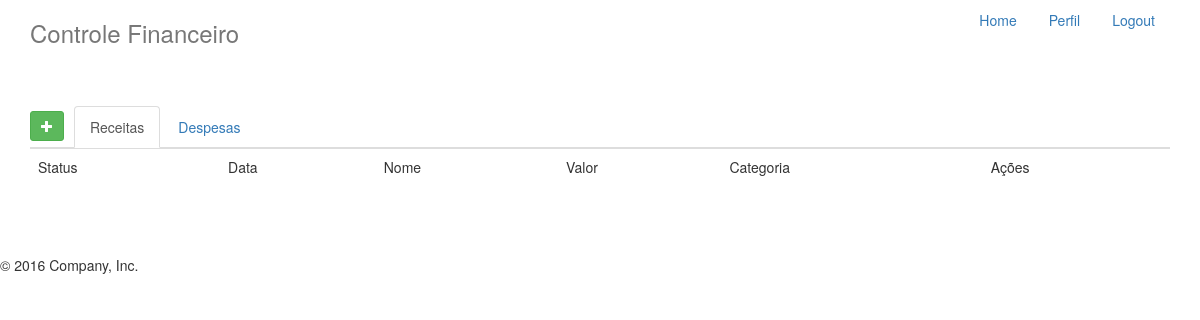
Page /home (signed in) on the earlier database version.
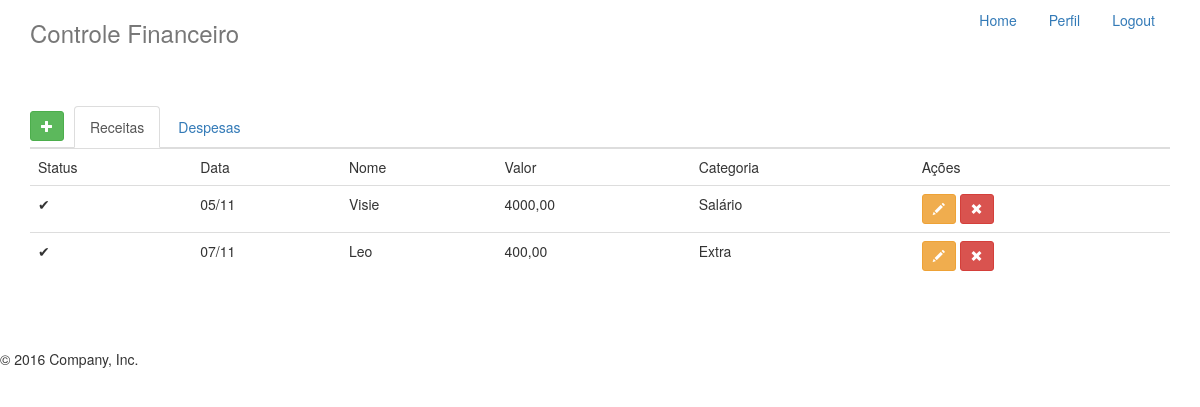
Same page on the later database version.
### app/models/tables.py (models this page shows, shortened)
class Income( db.Model):
    __tablename__ = 'incomes'
    id = db.Column(db.Integer, primary_key=True)
    category_id = db.Column(db.Integer, db.ForeignKey('categories.id'))
    name = db.Column(db.String(50), nullable=False)
    description = db.Column(db.String(100), nullable=True)
    value = db.Column(db.String(100), nullable=False)
    date = db.Column(db.String(10), nullable=False)
    created_on = db.Column(db.DateTime, server_default=db.func.now())
    updated_on = db.Column(db.DateTime, server_default=db.func.now(), server_onupdate=db.func.now())
    category = db.relationship('Category', foreign_keys=category_id)

class Category( db.Model):
    __tablename__ = 'categories'
    id = db.Column(db.Integer, primary_key=True)
    name = db.Column(db.String(50), nullable=False)
    description = db.Column(db.String(100), nullable=True)
    created_on = db.Column(db.DateTime, server_default=db.func.now())
    updated_on = db.Column(db.DateTime, server_default=db.func.now(), server_onupdate=db.func.now())

### app/controllers/default.py (the view)
@app.route('/')
@app.route('/home')
@login_required
def home():
    expenses = Expense.query.all()
    incomes = Income.query.all()
    return render_template('home.html', expenses=expenses, incomes=incomes)

### app/models/tables.py (called while the page is built)
@lm.user_loader
def load_user(user_id):
    return User.query.get(user_id)

### app/utils/filters.py (called while the page is built)
    @app.template_filter()
    def date(date: str) -> None:
        new_date = datetime.fromisoformat(date)
        return new_date.strftime("%d/%m")

### app/templates/home.html (shortened to what this page needs)
{% include 'common/header.html' %}
{% block content %}
<section id="">
    <div class="container-fluid page-wrap">
        <ul class="nav nav-tabs" role="tablist">
            <li role="presentation" style="padding-right: 10px;padding-top: 5px"><button class="btn btn-sm btn-success"><i class="glyphicon glyphicon-plus"></i></button>
            <li role="presentation" class="active"><a href="#incomes-tab" aria-controls="incomes-tab" role="tab"
                    data-toggle="tab">Receitas</a></li>
            <li role="presentation"><a href="#expenses-tab" aria-controls="expenses-tab" role="tab"
                    data-toggle="tab">Despesas</a></li>
        </ul>
        <div class="tab-content">
            <div role="tabpanel" class="tab-pane fade in active" id="incomes-tab">
                <div class="table-responsive">
                    <table class="table table-centered">
                        <tbody>
                            <tr>
                                <td>Status</td>
                                <td>Data</td>
                                <td>Nome</td>
                                <td>Valor</td>
                                <td>Categoria</td>
                                <td>Ações</td>
                            </tr>
                            {% for income in incomes %}
                            <tr title="{{ income['description'] }}">
                                <td>✔</td>
                                <td>{{ income['date'] | date }}</td>
                                <td>{{ income['name'] }}</td>
                                <td>{{ income['value'] }}</td>
                                <td title="{{ income['category']['description'] }}" >{{ income['category']['name'] }}</td>
                                <td>
                                    <button class="btn btn-sm btn-warning"><i class="glyphicon glyphicon-pencil"></i></button>
                                    <button class="btn btn-sm btn-danger"><i class="glyphicon glyphicon-remove"></i></button>
                                </td>
                            </tr>
                            {% endfor %}
                        </tbody>
                    </table>
                </div>
            </div>
        </div>
    </div>
    </div>
{% endblock%}
{% include 'common/footer.html' %}

### app/templates/common/header.html (shortened to what this page needs)
<!DOCTYPE html>
<html lang="pt-br">
  <head>
    <link
      rel="stylesheet"
      href="{{ url_for('static', filename='css/bootstrap.min.css') }}"
    />
  </head>
  <body>
    <div class="container">
      <div class="header clearfix">
        <nav>
          <ul class="nav nav-pills pull-right">
            {% if current_user.is_authenticated %}
            <li role="presentation" >
              <a href="{{ url_for('home') }}">Home</a>
            </li>
            <li role="presentation">
              <a href="{{ url_for('perfil') }}">Perfil</a>
            </li>
            {% if not current_user.is_authenticated %}
            <li role="presentation">
              <a href="{{ url_for('login') }}">Login</a>
            </li>
            {% else %}
            <li role="presentation">
              <a href="{{ url_for('logout') }}">Logout</a>
            </li>
            {% endif %}
            {% endif %}
          </ul>
        </nav>
        <h3 class="text-muted">Controle Financeiro</h3>
      </div>
      <div class="row" style="padding-top: 50px;">

### app/templates/common/footer.html (shortened to what this page needs)
    </div>
    <div class="row" style="padding-top: 50px;">
        <div class="col-md-6 col-offset-md-6">
            <footer class="footer">
                <p>&copy; 2016 Company, Inc.</p>
            </footer>
        </div>
    </div>
</body>
</html>

Differences in the rows shown:
added Income: date "05/11", name "Visie", value "4000,00", category.name "Salário"
added Income: date "07/11", name "Leo", value "400,00", category.name "Extra"
